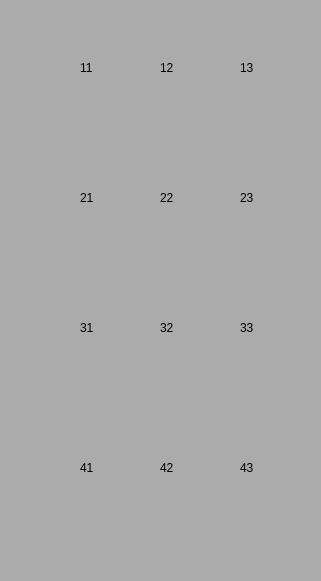
   <widget class="QWidget" name="goods" native="true">
    <property name="enabled">
     <bool>true</bool>
    </property>
    <property name="geometry">
     <rect>
      <x>440</x>
      <y>30</y>
      <width>321</width>
      <height>581</height>
     </rect>
    </property>
    <property name="palette">
     <palette>
      <active>
       <colorrole role="Base">
        <brush brushstyle="SolidPattern">
         <color alpha="255">
          <red>171</red>
          <green>171</green>
          <blue>171</blue>
         </color>
        </brush>
       </colorrole>
       <colorrole role="Window">
        <brush brushstyle="SolidPattern">
         <color alpha="255">
          <red>171</red>
          <green>171</green>
          <blue>171</blue>
         </color>
        </brush>
       </colorrole>
      </active>
      <inactive>
       <colorrole role="Base">
        <brush brushstyle="SolidPattern">
         <color alpha="255">
          <red>171</red>
          <green>171</green>
          <blue>171</blue>
         </color>
        </brush>
       </colorrole>
       <colorrole role="Window">
        <brush brushstyle="SolidPattern">
         <color alpha="255">
          <red>171</red>
          <green>171</green>
          <blue>171</blue>
         </color>
        </brush>
       </colorrole>
      </inactive>
      <disabled>
       <colorrole role="Base">
        <brush brushstyle="SolidPattern">
         <color alpha="255">
          <red>171</red>
          <green>171</green>
          <blue>171</blue>
         </color>
        </brush>
       </colorrole>
       <colorrole role="Window">
        <brush brushstyle="SolidPattern">
         <color alpha="255">
          <red>171</red>
          <green>171</green>
          <blue>171</blue>
         </color>
        </brush>
       </colorrole>
      </disabled>
     </palette>
    </property>
    <property name="autoFillBackground">
     <bool>true</bool>
    </property>
    <widget class="QWidget" name="widget11" native="true">
     <property name="geometry">
      <rect>
       <x>50</x>
       <y>40</y>
       <width>70</width>
       <height>110</height>
      </rect>
     </property>
     <widget class="QLabel" name="item11">
      <property name="geometry">
       <rect>
        <x>30</x>
        <y>20</y>
        <width>16</width>
        <height>16</height>
       </rect>
      </property>
      <property name="text">
       <string>11</string>
      </property>
     </widget>
     <widget class="QLabel" name="image11">
      <property name="geometry">
       <rect>
        <x>0</x>
        <y>40</y>
        <width>70</width>
        <height>70</height>
       </rect>
      </property>
      <property name="autoFillBackground">
       <bool>true</bool>
      </property>
      <property name="text">
       <string/>
      </property>
      <property name="pixmap">
       <pixmap>img/11.png</pixmap>
      </property>
     </widget>
    </widget>
    <widget class="QWidget" name="widget12" native="true">
     <property name="geometry">
      <rect>
       <x>130</x>
       <y>40</y>
       <width>70</width>
       <height>110</height>
      </rect>
     </property>
     <widget class="QLabel" name="item12">
      <property name="geometry">
       <rect>
        <x>30</x>
        <y>20</y>
        <width>16</width>
        <height>16</height>
       </rect>
      </property>
      <property name="text">
       <string>12</string>
      </property>
     </widget>
     <widget class="QLabel" name="image12">
      <property name="geometry">
       <rect>
        <x>0</x>
        <y>40</y>
        <width>70</width>
        <height>70</height>
       </rect>
      </property>
      <property name="text">
       <string/>
      </property>
      <property name="pixmap">
       <pixmap>img/12.png</pixmap>
      </property>
      <property name="scaledContents">
       <bool>true</bool>
      </property>
     </widget>
    </widget>
    <widget class="QWidget" name="widget13" native="true">
     <property name="geometry">
      <rect>
       <x>210</x>
       <y>40</y>
       <width>70</width>
       <height>110</height>
      </rect>
     </property>
     <widget class="QLabel" name="item13">
      <property name="geometry">
       <rect>
        <x>30</x>
        <y>20</y>
        <width>16</width>
        <height>16</height>
       </rect>
      </property>
      <property name="text">
       <string>13</string>
      </property>
     </widget>
     <widget class="QLabel" name="image13">
      <property name="geometry">
       <rect>
        <x>0</x>
        <y>40</y>
        <width>70</width>
        <height>70</height>
       </rect>
      </property>
      <property name="text">
       <string/>
      </property>
      <property name="pixmap">
       <pixmap>img/13.png</pixmap>
      </property>
     </widget>
    </widget>
    <widget class="QWidget" name="widget21" native="true">
     <property name="geometry">
      <rect>
       <x>50</x>
       <y>170</y>
       <width>70</width>
       <height>110</height>
      </rect>
     </property>
     <widget class="QLabel" name="item21">
      <property name="geometry">
       <rect>
        <x>30</x>
        <y>20</y>
        <width>16</width>
        <height>16</height>
       </rect>
      </property>
      <property name="text">
       <string>21</string>
      </property>
     </widget>
     <widget class="QLabel" name="image21">
      <property name="geometry">
       <rect>
        <x>0</x>
        <y>40</y>
        <width>70</width>
        <height>70</height>
       </rect>
      </property>
      <property name="text">
       <string/>
      </property>
      <property name="pixmap">
       <pixmap>img/21.png</pixmap>
      </property>
     </widget>
    </widget>
    <widget class="QWidget" name="widget22" native="true">
     <property name="geometry">
      <rect>
       <x>130</x>
       <y>170</y>
       <width>70</width>
       <height>110</height>
      </rect>
     </property>
     <widget class="QLabel" name="item22">
      <property name="geometry">
       <rect>
        <x>30</x>
        <y>20</y>
        <width>16</width>
        <height>16</height>
       </rect>
      </property>
      <property name="text">
       <string>22</string>
      </property>
     </widget>
     <widget class="QLabel" name="image22">
      <property name="geometry">
       <rect>
        <x>0</x>
        <y>40</y>
        <width>70</width>
        <height>70</height>
       </rect>
      </property>
      <property name="text">
       <string/>
      </property>
      <property name="pixmap">
       <pixmap>img/22.png</pixmap>
      </property>
     </widget>
    </widget>
    <widget class="QWidget" name="widget23" native="true">
     <property name="geometry">
      <rect>
       <x>210</x>
       <y>170</y>
       <width>70</width>
       <height>110</height>
      </rect>
     </property>
     <widget class="QLabel" name="item23">
      <property name="geometry">
       <rect>
        <x>30</x>
        <y>20</y>
        <width>16</width>
        <height>16</height>
       </rect>
      </property>
      <property name="text">
       <string>23</string>
      </property>
     </widget>
     <widget class="QLabel" name="image23">
      <property name="geometry">
       <rect>
        <x>0</x>
        <y>40</y>
        <width>70</width>
        <height>70</height>
       </rect>
      </property>
      <property name="text">
       <string/>
      </property>
      <property name="pixmap">
       <pixmap>img/23.png</pixmap>
      </property>
     </widget>
    </widget>
    <widget class="QWidget" name="widget33" native="true">
     <property name="geometry">
      <rect>
       <x>210</x>
       <y>300</y>
       <width>70</width>
       <height>110</height>
      </rect>
     </property>
     <widget class="QLabel" name="item33">
      <property name="geometry">
       <rect>
        <x>30</x>
        <y>20</y>
        <width>16</width>
        <height>16</height>
       </rect>
      </property>
      <property name="text">
       <string>33</string>
      </property>
     </widget>
     <widget class="QLabel" name="image33">
      <property name="geometry">
       <rect>
        <x>0</x>
        <y>40</y>
        <width>70</width>
        <height>70</height>
       </rect>
      </property>
      <property name="text">
       <string/>
      </property>
      <property name="pixmap">
       <pixmap>img/33.png</pixmap>
      </property>
     </widget>
    </widget>
    <widget class="QWidget" name="widget31" native="true">
     <property name="geometry">
      <rect>
       <x>50</x>
       <y>300</y>
       <width>70</width>
       <height>110</height>
      </rect>
     </property>
     <widget class="QLabel" name="item31">
      <property name="geometry">
       <rect>
        <x>30</x>
        <y>20</y>
        <width>16</width>
        <height>16</height>
       </rect>
      </property>
      <property name="text">
       <string>31</string>
      </property>
     </widget>
     <widget class="QLabel" name="image31">
      <property name="geometry">
       <rect>
        <x>0</x>
        <y>40</y>
        <width>70</width>
        <height>70</height>
       </rect>
      </property>
      <property name="text">
       <string/>
      </property>
      <property name="pixmap">
       <pixmap>img/31.png</pixmap>
      </property>
     </widget>
    </widget>
    <widget class="QWidget" name="widget32" native="true">
     <property name="geometry">
      <rect>
       <x>130</x>
       <y>300</y>
       <width>70</width>
       <height>110</height>
      </rect>
     </property>
     <widget class="QLabel" name="item32">
      <property name="geometry">
       <rect>
        <x>30</x>
        <y>20</y>
        <width>16</width>
        <height>16</height>
       </rect>
      </property>
      <property name="text">
       <string>32</string>
      </property>
     </widget>
     <widget class="QLabel" name="image32">
      <property name="geometry">
       <rect>
        <x>0</x>
        <y>40</y>
        <width>70</width>
        <height>70</height>
       </rect>
      </property>
      <property name="text">
       <string/>
      </property>
      <property name="pixmap">
       <pixmap>img/32.png</pixmap>
      </property>
     </widget>
    </widget>
    <widget class="QWidget" name="widget41" native="true">
     <property name="geometry">
      <rect>
       <x>50</x>
       <y>440</y>
       <width>70</width>
       <height>110</height>
      </rect>
     </property>
     <widget class="QLabel" name="item41">
      <property name="geometry">
       <rect>
        <x>30</x>
        <y>20</y>
        <width>16</width>
        <height>16</height>
       </rect>
      </property>
      <property name="text">
       <string>41</string>
      </property>
     </widget>
     <widget class="QLabel" name="image41">
      <property name="geometry">
       <rect>
        <x>0</x>
        <y>40</y>
        <width>70</width>
        <height>70</height>
       </rect>
      </property>
      <property name="text">
       <string/>
      </property>
      <property name="pixmap">
       <pixmap>img/41.png</pixmap>
      </property>
     </widget>
    </widget>
    <widget class="QWidget" name="widget42" native="true">
     <property name="geometry">
      <rect>
       <x>130</x>
       <y>440</y>
       <width>70</width>
       <height>110</height>
      </rect>
     </property>
     <widget class="QLabel" name="item42">
      <property name="geometry">
       <rect>
        <x>30</x>
        <y>20</y>
        <width>16</width>
        <height>16</height>
       </rect>
      </property>
      <property name="text">
       <string>42</string>
      </property>
     </widget>
     <widget class="QLabel" name="image42">
      <property name="geometry">
       <rect>
        <x>0</x>
        <y>40</y>
        <width>70</width>
        <height>70</height>
       </rect>
      </property>
      <property name="text">
       <string/>
      </property>
      <property name="pixmap">
       <pixmap>img/42.png</pixmap>
      </property>
     </widget>
    </widget>
    <widget class="QWidget" name="widget43" native="true">
     <property name="geometry">
      <rect>
       <x>210</x>
       <y>440</y>
       <width>70</width>
       <height>110</height>
      </rect>
     </property>
     <widget class="QLabel" name="item43">
      <property name="geometry">
       <rect>
        <x>30</x>
        <y>20</y>
        <width>16</width>
        <height>16</height>
       </rect>
      </property>
      <property name="text">
       <string>43</string>
      </property>
     </widget>
     <widget class="QLabel" name="image43">
      <property name="geometry">
       <rect>
        <x>0</x>
        <y>40</y>
        <width>70</width>
        <height>70</height>
       </rect>
      </property>
      <property name="text">
       <string/>
      </property>
      <property name="pixmap">
       <pixmap>img/43.png</pixmap>
      </property>
     </widget>
    </widget>
   </widget>
